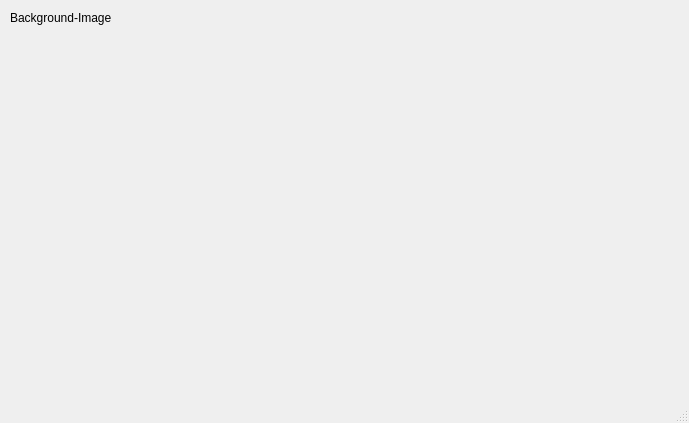
<?xml version="1.0" encoding="UTF-8"?>
<ui version="4.0">
 <class>MainWindow</class>
 <widget class="QMainWindow" name="MainWindow">
  <property name="geometry">
   <rect>
    <x>0</x>
    <y>0</y>
    <width>689</width>
    <height>423</height>
   </rect>
  </property>
  <property name="windowTitle">
   <string>MainWindow</string>
  </property>
  <widget class="QWidget" name="centralwidget">
   <widget class="QLabel" name="label">
    <property name="geometry">
     <rect>
      <x>10</x>
      <y>10</y>
      <width>271</width>
      <height>16</height>
     </rect>
    </property>
    <property name="text">
     <string>Background-Image</string>
    </property>
   </widget>
   <widget class="QLabel" name="label_2">
    <property name="geometry">
     <rect>
      <x>10</x>
      <y>40</y>
      <width>661</width>
      <height>361</height>
     </rect>
    </property>
    <property name="font">
     <font>
      <pointsize>8</pointsize>
     </font>
    </property>
    <property name="cursor">
     <cursorShape>ArrowCursor</cursorShape>
    </property>
    <property name="styleSheet">
     <string notr="true">background-image: url(:/Logos/p05.png);</string>
    </property>
    <property name="text">
     <string/>
    </property>
   </widget>
  </widget>
  <widget class="QMenuBar" name="menubar">
   <property name="geometry">
    <rect>
     <x>0</x>
     <y>0</y>
     <width>689</width>
     <height>21</height>
    </rect>
   </property>
  </widget>
  <widget class="QStatusBar" name="statusbar"/>
 </widget>
 <resources>
  <include location="../Archivos/Recursos.qrc"/>
 </resources>
 <connections/>
</ui>
